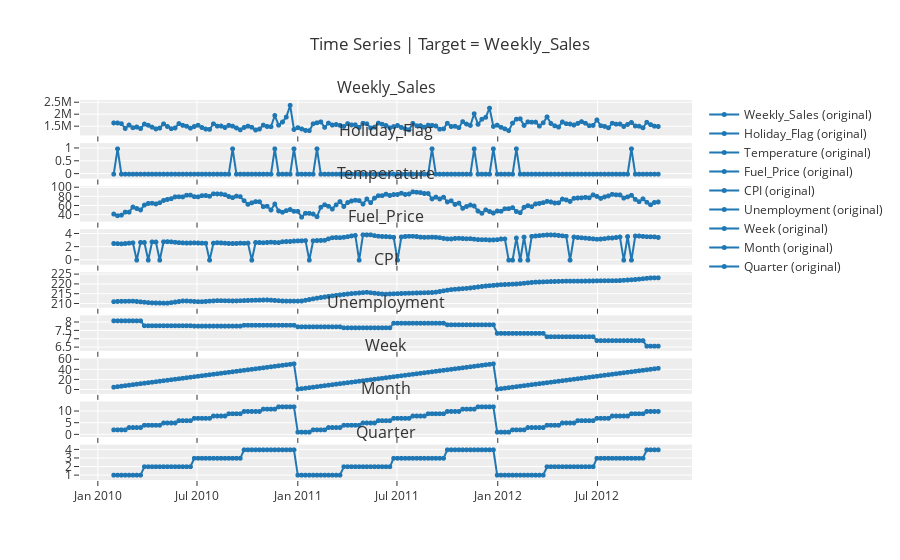

Write notebook code for a chart like this one.
### Code cell
plot_model(best, plot='ts')

### Figure 1 — Plotly figure (JSON) as saved in the notebook; plotly's stock layout.template omitted (floating-point values rounded to 4 significant figures; data arrays with more than 128 entries replaced by an {"elided": "..."} marker saying what was removed)
{"data": [{"line": {"color": "rgb(31, 119, 180)", "width": 2}, "marker": {"color": "rgb(31, 119, 180)", "size": 5}, "mode": "lines+markers", "name": "Weekly_Sales (original)", "type": "scattergl", "x": {"elided": "143 str values"}, "xaxis": "x", "y": {"elided": "143 float values"}, "yaxis": "y"}, {"line": {"color": "rgb(31, 119, 180)", "width": 2}, "marker": {"color": "rgb(31, 119, 180)", "size": 5}, "mode": "lines+markers", "name": "Holiday_Flag (original)", "type": "scattergl", "x": {"elided": "143 str values"}, "xaxis": "x2", "y": {"elided": "143 int values"}, "yaxis": "y2"}, {"line": {"color": "rgb(31, 119, 180)", "width": 2}, "marker": {"color": "rgb(31, 119, 180)", "size": 5}, "mode": "lines+markers", "name": "Temperature (original)", "type": "scattergl", "x": {"elided": "143 str values"}, "xaxis": "x3", "y": {"elided": "143 float values"}, "yaxis": "y3"}, {"line": {"color": "rgb(31, 119, 180)", "width": 2}, "marker": {"color": "rgb(31, 119, 180)", "size": 5}, "mode": "lines+markers", "name": "Fuel_Price (original)", "type": "scattergl", "x": {"elided": "143 str values"}, "xaxis": "x4", "y": {"elided": "143 float values"}, "yaxis": "y4"}, {"line": {"color": "rgb(31, 119, 180)", "width": 2}, "marker": {"color": "rgb(31, 119, 180)", "size": 5}, "mode": "lines+markers", "name": "CPI (original)", "type": "scattergl", "x": {"elided": "143 str values"}, "xaxis": "x5", "y": {"elided": "143 float values"}, "yaxis": "y5"}, {"line": {"color": "rgb(31, 119, 180)", "width": 2}, "marker": {"color": "rgb(31, 119, 180)", "size": 5}, "mode": "lines+markers", "name": "Unemployment (original)", "type": "scattergl", "x": {"elided": "143 str values"}, "xaxis": "x6", "y": {"elided": "143 float values"}, "yaxis": "y6"}, {"line": {"color": "rgb(31, 119, 180)", "width": 2}, "marker": {"color": "rgb(31, 119, 180)", "size": 5}, "mode": "lines+markers", "name": "Week (original)", "type": "scattergl", "x": {"elided": "143 str values"}, "xaxis": "x7", "y": {"elided": "143 int values"}, "yaxis": "y7"}, {"line": {"color": "rgb(31, 119, 180)", "width": 2}, "marker": {"color": "rgb(31, 119, 180)", "size": 5}, "mode": "lines+markers", "name": "Month (original)", "type": "scattergl", "x": {"elided": "143 str values"}, "xaxis": "x8", "y": {"elided": "143 int values"}, "yaxis": "y8"}, {"line": {"color": "rgb(31, 119, 180)", "width": 2}, "marker": {"color": "rgb(31, 119, 180)", "size": 5}, "mode": "lines+markers", "name": "Quarter (original)", "type": "scattergl", "x": {"elided": "143 str values"}, "xaxis": "x9", "y": {"elided": "143 int values"}, "yaxis": "y9"}], "layout": {"annotations": [{"font": {"size": 16}, "showarrow": false, "text": "Weekly_Sales", "x": 0.5, "xanchor": "center", "xref": "paper", "y": 1, "yanchor": "bottom", "yref": "paper"}, {"font": {"size": 16}, "showarrow": false, "text": "Holiday_Flag", "x": 0.5, "xanchor": "center", "xref": "paper", "y": 0.8867, "yanchor": "bottom", "yref": "paper"}, {"font": {"size": 16}, "showarrow": false, "text": "Temperature", "x": 0.5, "xanchor": "center", "xref": "paper", "y": 0.7733, "yanchor": "bottom", "yref": "paper"}, {"font": {"size": 16}, "showarrow": false, "text": "Fuel_Price", "x": 0.5, "xanchor": "center", "xref": "paper", "y": 0.66, "yanchor": "bottom", "yref": "paper"}, {"font": {"size": 16}, "showarrow": false, "text": "CPI", "x": 0.5, "xanchor": "center", "xref": "paper", "y": 0.5467, "yanchor": "bottom", "yref": "paper"}, {"font": {"size": 16}, "showarrow": false, "text": "Unemployment", "x": 0.5, "xanchor": "center", "xref": "paper", "y": 0.4333, "yanchor": "bottom", "yref": "paper"}, {"font": {"size": 16}, "showarrow": false, "text": "Week", "x": 0.5, "xanchor": "center", "xref": "paper", "y": 0.32, "yanchor": "bottom", "yref": "paper"}, {"font": {"size": 16}, "showarrow": false, "text": "Month", "x": 0.5, "xanchor": "center", "xref": "paper", "y": 0.2067, "yanchor": "bottom", "yref": "paper"}, {"font": {"size": 16}, "showarrow": false, "text": "Quarter", "x": 0.5, "xanchor": "center", "xref": "paper", "y": 0.09333, "yanchor": "bottom", "yref": "paper"}], "showlegend": true, "title": {"text": "Time Series | Target = Weekly_Sales"}, "xaxis": {"anchor": "y", "domain": [0, 1], "matches": "x9", "showticklabels": false}, "xaxis2": {"anchor": "y2", "domain": [0, 1], "matches": "x9", "showticklabels": false}, "xaxis3": {"anchor": "y3", "domain": [0, 1], "matches": "x9", "showticklabels": false}, "xaxis4": {"anchor": "y4", "domain": [0, 1], "matches": "x9", "showticklabels": false}, "xaxis5": {"anchor": "y5", "domain": [0, 1], "matches": "x9", "showticklabels": false}, "xaxis6": {"anchor": "y6", "domain": [0, 1], "matches": "x9", "showticklabels": false}, "xaxis7": {"anchor": "y7", "domain": [0, 1], "matches": "x9", "showticklabels": false}, "xaxis8": {"anchor": "y8", "domain": [0, 1], "matches": "x9", "showticklabels": false}, "xaxis9": {"anchor": "y9", "domain": [0, 1]}, "yaxis": {"anchor": "x", "domain": [0.9067, 1]}, "yaxis2": {"anchor": "x2", "domain": [0.7933, 0.8867]}, "yaxis3": {"anchor": "x3", "domain": [0.68, 0.7733]}, "yaxis4": {"anchor": "x4", "domain": [0.5667, 0.66]}, "yaxis5": {"anchor": "x5", "domain": [0.4533, 0.5467]}, "yaxis6": {"anchor": "x6", "domain": [0.34, 0.4333]}, "yaxis7": {"anchor": "x7", "domain": [0.2267, 0.32]}, "yaxis8": {"anchor": "x8", "domain": [0.1133, 0.2067]}, "yaxis9": {"anchor": "x9", "domain": [0, 0.09333]}}}
